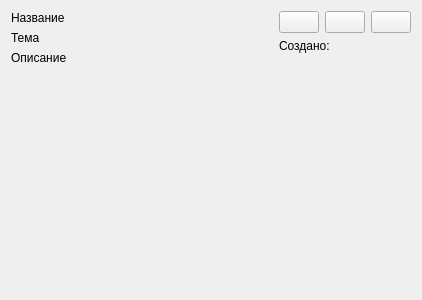
<?xml version="1.0" encoding="UTF-8"?>
<ui version="4.0">
 <class>ViewNoteForm</class>
 <widget class="QWidget" name="ViewNoteForm">
  <property name="geometry">
   <rect>
    <x>0</x>
    <y>0</y>
    <width>422</width>
    <height>300</height>
   </rect>
  </property>
  <property name="windowTitle">
   <string>Просмотр заметки</string>
  </property>
  <layout class="QGridLayout" name="gridLayout">
   <item row="1" column="2">
    <layout class="QVBoxLayout" name="date_time_info">
     <item>
      <widget class="QLabel" name="lbl_create_date_time_text">
       <property name="text">
        <string>Создано:</string>
       </property>
      </widget>
     </item>
     <item>
      <spacer name="verticalSpacer_2">
       <property name="orientation">
        <enum>Qt::Vertical</enum>
       </property>
       <property name="sizeHint" stdset="0">
        <size>
         <width>20</width>
         <height>40</height>
        </size>
       </property>
      </spacer>
     </item>
    </layout>
   </item>
   <item row="0" column="2">
    <layout class="QHBoxLayout" name="buttons">
     <item>
      <widget class="QPushButton" name="pb_edit">
       <property name="text">
        <string/>
       </property>
      </widget>
     </item>
     <item>
      <widget class="QPushButton" name="pb_delete">
       <property name="text">
        <string/>
       </property>
      </widget>
     </item>
     <item>
      <widget class="QPushButton" name="pb_close">
       <property name="text">
        <string/>
       </property>
      </widget>
     </item>
    </layout>
   </item>
   <item row="0" column="0" rowspan="2">
    <layout class="QVBoxLayout" name="main_info">
     <item>
      <widget class="QLabel" name="lbl_title">
       <property name="text">
        <string>Название</string>
       </property>
      </widget>
     </item>
     <item>
      <widget class="QLabel" name="lbl_topic">
       <property name="text">
        <string>Тема</string>
       </property>
      </widget>
     </item>
     <item>
      <widget class="QLabel" name="lbl_description">
       <property name="text">
        <string>Описание</string>
       </property>
      </widget>
     </item>
     <item>
      <spacer name="verticalSpacer">
       <property name="orientation">
        <enum>Qt::Vertical</enum>
       </property>
       <property name="sizeHint" stdset="0">
        <size>
         <width>20</width>
         <height>40</height>
        </size>
       </property>
      </spacer>
     </item>
    </layout>
   </item>
   <item row="0" column="1">
    <spacer name="horizontalSpacer">
     <property name="orientation">
      <enum>Qt::Horizontal</enum>
     </property>
     <property name="sizeHint" stdset="0">
      <size>
       <width>40</width>
       <height>20</height>
      </size>
     </property>
    </spacer>
   </item>
  </layout>
 </widget>
 <resources/>
 <connections/>
</ui>
